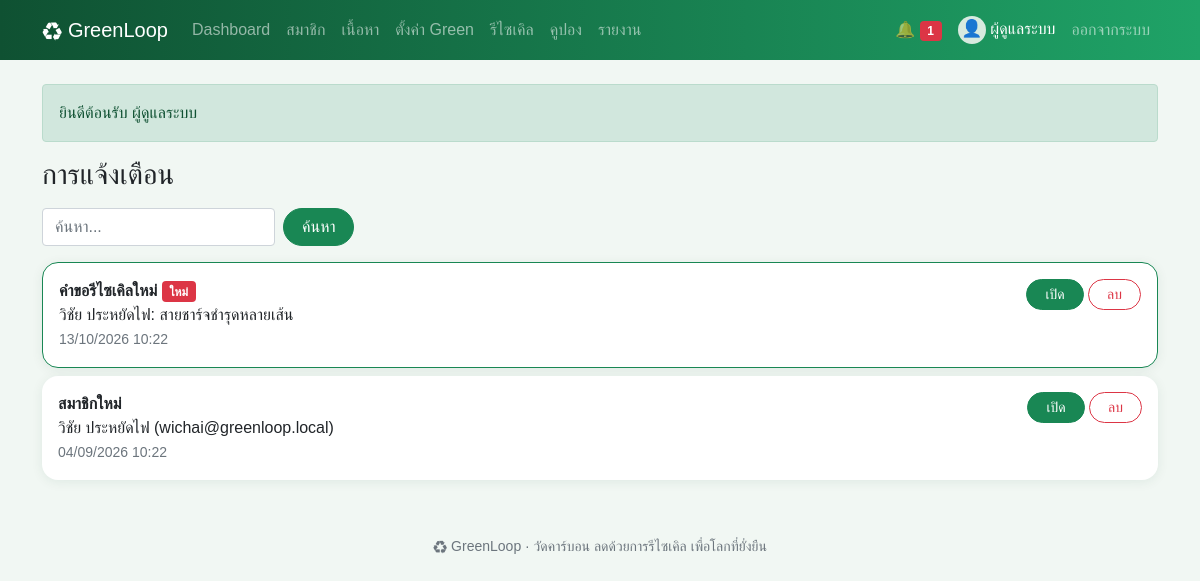
Screenshot of /notifications.php (signed in) with the database file from the repository.
### tables this page shows
CREATE TABLE users (
    id INT AUTO_INCREMENT PRIMARY KEY,
    name VARCHAR(100) NOT NULL,
    email VARCHAR(100) NOT NULL UNIQUE,
    phone VARCHAR(10) NOT NULL,
    avatar VARCHAR(50) NOT NULL DEFAULT '' COMMENT 'ชื่อไฟล์รูปโปรไฟล์ใน uploads/',
    password VARCHAR(255) NOT NULL,
    question VARCHAR(100) NOT NULL COMMENT 'คำถามกันลืมรหัสผ่านที่สมาชิกเลือก',
    answer VARCHAR(255) NOT NULL COMMENT 'คำตอบกันลืมรหัสผ่าน (เข้ารหัส)',
    role ENUM('user','admin') NOT NULL DEFAULT 'user',
    status ENUM('active','suspended') NOT NULL DEFAULT 'active',
    points INT NOT NULL DEFAULT 0,
    created_at DATETIME NOT NULL DEFAULT CURRENT_TIMESTAMP
);

CREATE TABLE notifications (
    id INT AUTO_INCREMENT PRIMARY KEY,
    user_id INT NULL,
    title VARCHAR(150) NOT NULL,
    message VARCHAR(500) NOT NULL,
    link VARCHAR(100) NOT NULL DEFAULT '',
    is_read TINYINT(1) NOT NULL DEFAULT 0,
    created_at DATETIME NOT NULL DEFAULT CURRENT_TIMESTAMP,
    FOREIGN KEY (user_id) REFERENCES users (id) ON DELETE CASCADE
);

### notifications.php (the view, shortened to what this page needs)
<?php
require 'init.php';
need_login();
$rows = all('SELECT * FROM notifications WHERE user_id <=> ? AND (title LIKE ? OR message LIKE ?) ORDER BY id DESC', [inbox(), like(), like()]);
head('การแจ้งเตือน');
search();
?>
<?php foreach ($rows as $r): ?>
  <div class="card card-body mb-2 <?= $r['is_read'] ? '' : 'border border-success' ?>">
    <form method="post" class="d-flex justify-content-between gap-2">
      <div><b><?= e($r['title']) ?></b> <?= $r['is_read'] ? '' : '<span class="badge bg-danger">ใหม่</span>' ?><br><?= e($r['message']) ?><br><small class="text-muted"><?= dt($r['created_at']) ?></small></div>
      <div class="text-nowrap">
        <?php if ($r['link']): ?><a class="btn btn-sm btn-success" href="<?= e($r['link']) ?>">เปิด</a><?php endif; ?>
        <button class="btn btn-sm btn-outline-danger" onclick="return confirm('ลบการแจ้งเตือนนี้?')">ลบ</button>
      </div>
    </form>
  </div>
<?php endforeach; ?>
<?php foot() ?>

### init.php (shortened to what this page needs)
<?php
$db = new PDO('mysql:host=localhost;dbname=greenloop;charset=utf8mb4', 'root', '');
$db->setAttribute(PDO::ATTR_ERRMODE, PDO::ERRMODE_EXCEPTION);
$db->setAttribute(PDO::ATTR_DEFAULT_FETCH_MODE, PDO::FETCH_ASSOC);
function q($sql, $p = [])
{
    global $db;
    $s = $db->prepare($sql);
    $s->execute($p);
    return $s;
}
function all($sql, $p = []) { return q($sql, $p)->fetchAll(); }
function one($sql, $p = []) { return q($sql, $p)->fetch(); }
function val($sql, $p = []) { return q($sql, $p)->fetchColumn(); }
function e($s) { return htmlspecialchars($s ?? '', ENT_QUOTES); }
function g($k, $d = '') { return trim($_GET[$k] ?? $d); }
function like() { return '%' . g('q') . '%'; }
function dt($s) { return $s ? date('d/m/Y H:i', strtotime($s)) : '-'; }
function inbox() { return me()['role'] == 'admin' ? null : me()['id']; }
function pic($file, $size = 40, $icon = '👤', $link = false)
{
    if (!$file) return "<span class='pic' style='width:{$size}px;height:{$size}px;font-size:" . $size * .6 . "px'>$icon</span>";
    $img = "<img class='pic' src='" . UP . "uploads/$file' width='$size' height='$size' alt=''>";
    return $link ? "<a href='" . UP . "uploads/$file' target='_blank'>$img</a>" : $img;
}
function me()
{
    static $u;
    if (!$u && isset($_SESSION['uid'])) $u = one("SELECT * FROM users WHERE id = ? AND status = 'active'", [$_SESSION['uid']]);
    return $u;
}
function need_login()
{
    if (!me()) go(UP . 'login.php', 'กรุณาเข้าสู่ระบบก่อน', 'warning');
    return me();
}
function search($extra = '')
{
    echo "<form class='d-flex flex-wrap gap-2 mb-3 d-print-none'>$extra<input class='form-control w-auto' name='q' value='" . e(g('q')) . "' placeholder='ค้นหา...'><button class='btn btn-success'>ค้นหา</button></form>";
}
function head($title, $show = true)
{
    $u = me();
    $menu = !$u ? [] : ($u['role'] == 'admin' ? MENU_ADMIN : MENU_USER);
    ?>
<!doctype html>
<html lang="th">
<head>
<link rel="stylesheet" href="<?= UP ?>assets/bootstrap.min.css">
<link rel="stylesheet" href="<?= UP ?>assets/style.css">
</head>
<body>
<nav class="navbar navbar-expand-lg navbar-dark d-print-none">
  <div class="container">
    <a class="navbar-brand" href="<?= UP ?>index.php">♻ GreenLoop</a>
    <div class="collapse navbar-collapse" id="menu">
      <div class="navbar-nav me-auto">
        <?php foreach ($menu as $file => $name): ?>
          <a class="nav-link" href="<?= UP . $file ?>"><?= $name ?></a>
        <?php endforeach; ?>
      </div>
      <div class="navbar-nav align-items-lg-center">
        <?php if (!$u): ?>
          <a class="nav-link" href="<?= UP ?>login.php">เข้าสู่ระบบ</a>
          <a class="nav-link" href="<?= UP ?>register.php">สมัครสมาชิก</a>
        <?php else: ?>
          <a class="nav-link" href="<?= UP ?>notifications.php">🔔 <span class="badge bg-danger"><?= val('SELECT COUNT(*) FROM notifications WHERE is_read = 0 AND user_id <=> ?', [inbox()]) ?></span></a>
          <span class="navbar-text text-white mx-2"><?= pic($u['avatar'], 28) ?> <?= e($u['name']) ?></span>
          <a class="nav-link" href="<?= UP ?>logout.php">ออกจากระบบ</a>
        <?php endif; ?>
      </div>
    </div>
  </div>
</nav>
<main class="container py-4">
<?php if (isset($_SESSION['flash'])): ?>
  <div class="alert alert-<?= $_SESSION['flash'][1] ?>"><?= e($_SESSION['flash'][0]) ?></div>
<?php unset($_SESSION['flash']); endif; ?>
<?php if ($show): ?><h3 class="mb-3"><?= $title ?></h3><?php endif; ?>
    <?php
}
function foot()
{
    echo '</main><footer class="text-center text-muted small py-4 d-print-none">♻ GreenLoop · วัดคาร์บอน ลดด้วยการรีไซเคิล เพื่อโลกที่ยั่งยืน</footer>'
        . '<script src="' . UP . 'assets/bootstrap.bundle.min.js"></script></body></html>';
}

### assets/style.css (style rules this page uses)
body { background: #f1f7f3; font-family: "Leelawadee UI", Tahoma, sans-serif; }
.navbar { background: linear-gradient(90deg, #0f5132, #1fa367); }
.btn { border-radius: 50px; padding-left: 18px; padding-right: 18px; }
.card { border: 0; border-radius: 16px; box-shadow: 0 2px 12px rgba(15, 81, 50, .08); }
.pic { display: inline-block; object-fit: cover; border-radius: 50%; background: #d7eadf; text-align: center; vertical-align: middle; }

### rows the page displays
users: role "Dashboard", role "สมาชิก", role "เนื้อหา", role "ตั้งค่า Green", role "รีไซเคิล", role "คูปอง", role "รายงาน", name "ผู้ดูแลระบบ"
notifications: title "คำขอรีไซเคิลใหม่", is_read "ใหม่", message "วิชัย ประหยัดไฟ: สายชาร์จชำรุดหลายเส้น", created_at "13/10/2026 10:22"
notifications: title "สมาชิกใหม่", message "วิชัย ประหยัดไฟ (wichai@greenloop.local)", created_at "04/09/2026 10:22"

### other values shown
$icon "👤"
$_SESSION['flash'][0] "ยินดีต้อนรับ ผู้ดูแลระบบ"
$title "การแจ้งเตือน"
